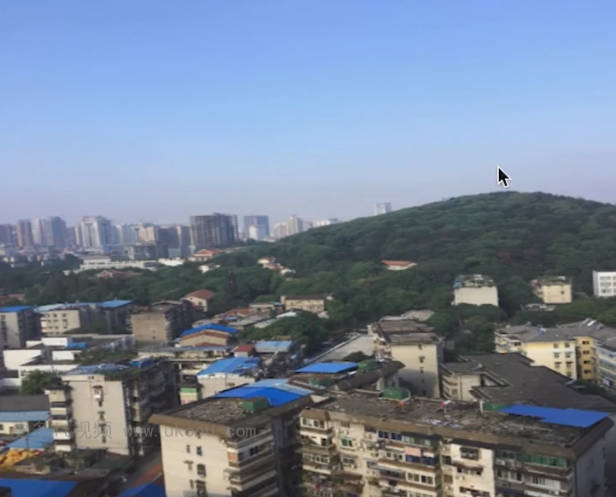
#> input picture tezhengdainjianche/5.jpg, 616 x 497 px
$ python cheshi.py
#> lines starting #> are read from the running program, lines starting #| are printed output that depends on the picture
import cv2
import numpy as np
def get_homo(img1,img2):
    #创建特征转换对象
    sift = cv2.xfeatures2d.SIFT_create()
    #获取特征点和描述子
    k1,d1 = sift.detectAndCompute(img1,None)
    k2,d2 = sift.detectAndCompute(img2,None)
    #创建特征匹配器
    bf = cv2.BFMatcher()
    #使用描述子进行一对多的描述子匹配
    maches = bf.knnMatch(d1,d2,k=2)
    #筛选有效的特征描述子存入数组中
    verify_matches = []
    for m1,m2 in maches:
        if m1.distance <0.8*m2.distance:
            verify_matches.append(m1)
    #单应性矩阵需要最低四个特征描述子坐标点进行计算，判断数组中是否有足够,这里设为6更加充足
    if len(verify_matches) > 6:
        #存放求取单应性矩阵所需的img1和img2的特征描述子坐标点
        img1_pts = []
        img2_pts = []
        for m in verify_matches:
        #通过使用循环获取img1和img2图像优化后描述子所对应的特征点
            img1_pts.append(k1[m.queryIdx].pt)
            img2_pts.append(k2[m.trainIdx].pt)
        #得到的坐标是[(x1,y1),(x2,y2),....]
        #计算需要的坐标格式：[[x1,y1],[x2,y2],....]所以需要转化
        img1_pts = np.float32(img1_pts).reshape(-1,1,2)
        img2_pts = np.float32(img2_pts).reshape(-1,1,2)
        #计算单应性矩阵用来优化特征点
        H,mask = cv2.findHomography(img1_pts,img2_pts,cv2.RANSAC,5.0)
        return H
    else:
        print("error")

def stitch_image(img1,img2,H):
    #1、获得每张图片的四个角点
    #2、对图片进行变换，（单应性矩阵使）
    #3、创建大图，将两张图拼接到一起
    #4、将结果输出
    #获取原始图的高、宽
    h1,w1 = img1.shape[:2]
    h2,w2 = img2.shape[:2]
    #获取四个点的坐标，变换数据类型便于计算
    img1_dims = np.float32([[0,0],[0,h1],[h1,w1],[w1,0]]).reshape(-1,1,2)
    img2_dims = np.float32([[0,0],[0,h2],[h2,w2],[w2,0]]).reshape(-1,1,2)
    #获取根据单应性矩阵透视变换后的图像四点坐标
    img1_transform = cv2.perspectiveTransform(img1_dims,H)
    #img2_transform = cv2.perspectiveTransform(img2_dims,H)

    #合并矩阵  获取最大x和最小x，最大y和最小y  根据最大最小计算合并后图像的大小；
    # #计算方式： 最大-最小
    result_dims = np.concatenate((img2_dims,img1_transform),axis = 0)

    #使用min获取横向最小坐标值，ravel将二维转换为一维，强转为int型，
    # 最小-0.5，最大+0.5防止四舍五入造成影响
    [x_min,y_min] = np.int32(result_dims.min(axis=0).ravel()-0.5)
    [x_max,y_max] = np.int32(result_dims.max(axis=0).ravel()+0.5)
    #平移距离
    transform_dist = [-x_min, -y_min]
    #齐次变换矩阵
    transform_arary = np.array([[1,0,transform_dist[0]],
                                [0,1,transform_dist[1]],
                                [0,0,1]])
    #输出图像的尺寸
    ww = x_max-x_min
    hh = y_max-y_min
    #透视变换实现平移
    result_img = cv2.warpPerspective(img1,transform_arary.dot(H),(ww,hh))
    #将img2添加进平移后的图像
    result_img[transform_dist[1]:transform_dist[1]+h2,
                transform_dist[0]:transform_dist[0]+w2] = img2
    return result_img


#读取两张图片
img1 = cv2.imread("5.jpg")
#> img1 is the input picture: shape (497, 616, 3); mean B, G, R 153.5, 133.5, 119.9
img2 = cv2.imread("6.jpg")
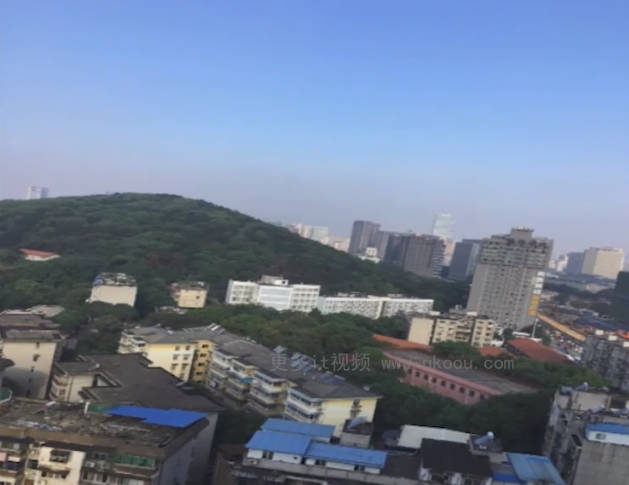
#> input picture tezhengdainjianche/6.jpg, 629 x 485 px
#> img2 is the input picture: shape (485, 629, 3); mean B, G, R 152.8, 128.3, 113.6

H = get_homo(img1, img2)
#> in get_homo, `k1,d1 = sift.detectAndCompute(img1,None)`: k1 = 2045 keypoints; strongest (x, y, size): (502, 176, 5.4), (204, 268, 4.6), (486, 456, 9.7), (454, 451, 9.3)
#> in get_homo, `k2,d2 = sift.detectAndCompute(img2,None)`: k2 = 1471 keypoints; strongest (x, y, size): (77, 458, 9.6), (190, 298, 16.6), (44, 455, 10.6), (277, 295, 24.4)
#> in get_homo, `maches = bf.knnMatch(d1,d2,k=2)`: maches = 2045 matches
#> in get_homo, `maches = bf.knnMatch(d1,d2,k=2)`:
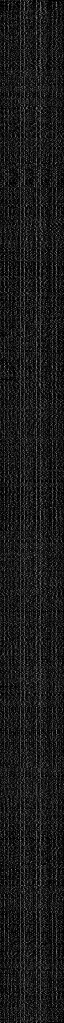
#> d1: shape (2045, 128) float32 (shown at 1/2 size); min 0, max 230, mean 26.1
#> after the loop in get_homo, `for m1,m2 in maches:`: verify_matches = 262 matches
#> after the loop in get_homo, `for m in verify_matches:`: img1_pts = 262 pairs, first value 37.4 to 611.6, second value 182.8 to 478.7; img2_pts = 262 pairs, first value 7.6 to 617, second value 190.8 to 480.5
#> in get_homo, `img1_pts = np.float32(img1_pts).reshape(-1,1,2)`: img1_pts = 262 rows, first 8: [37.4, 352.5], [45.9, 373.9], [55.08, 315.4], [66.42, 448.1], [69.41, 461.5], [77.65, 242], [79.55, 228.4], [80.65, 269.7]
#> in get_homo, `img2_pts = np.float32(img2_pts).reshape(-1,1,2)`: img2_pts = 262 rows, first 8: [575, 317.2], [348.1, 289.4], [199.8, 364.3], [267.8, 400.5], [91.71, 391.3], [222.5, 375.6], [459, 326.7], [122.4, 427]
#> in get_homo, `H,mask = cv2.findHomography(img1_pts,img2_pts,cv2.RANSAC,5.0)`: H = [[1.6, -0.435, -467.8], [0.413, 1.42, -189.7], [0.00103, -0.000146, 1]]; mask = 262 values, max 1 at index 38, min 0 at index 0, mean 0.817
result_img = stitch_image(img1, img2, H)
#> in stitch_image, `img1_transform = cv2.perspectiveTransform(img1_dims,H)`: img1_transform = [[-467.8, -189.7], [-737.7, 555.5], [40.81, 625], [315.7, 39.72]]
#> in stitch_image, `result_dims = np.concatenate((img2_dims,img1_transform),axis = 0)`: result_dims = [[0, 0], [0, 485], [485, 629], [629, 0], [-467.8, -189.7], [-737.7, 555.5], [40.81, 625], [315.7, 39.72]]
#> in stitch_image, `[x_min,y_min] = np.int32(result_dims.min(axis=0).ravel()-0.5)`: x_min = -738; y_min = -190
#> in stitch_image, `[x_max,y_max] = np.int32(result_dims.max(axis=0).ravel()+0.5)`: x_max = 629
#> in stitch_image, `transform_dist = [-x_min, -y_min]`: transform_dist = [738, 190]
#> in stitch_image, `transform_arary = np.array([[1,0,transform_dist[0]], [0,1,transform_di..`: transform_arary = [[1, 0, 738], [0, 1, 190], [0, 0, 1]]
#> in stitch_image, `ww = x_max-x_min`: ww = 1367
#> in stitch_image, `hh = y_max-y_min`: hh = 819
#> in stitch_image, `result_img = cv2.warpPerspective(img1,transform_arary.dot(H),(ww,hh))`:
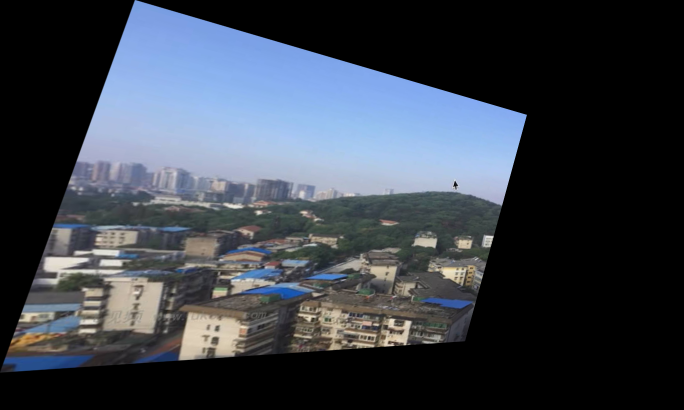
#> result_img: shape (819, 1367, 3) (shown at 1/2 size); mean B, G, R 72.7, 63.2, 57.2
#> in stitch_image, `result_img[transform_dist[1]:transform_dist[1]+h2, transform_dist[0]:t..`:
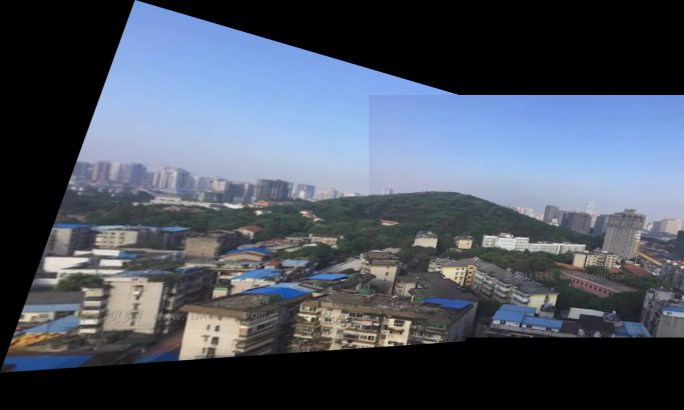
#> result_img: shape (819, 1367, 3) (shown at 1/2 size); mean B, G, R 97.4, 83.4, 75.1

if (img1 is None) or (img2 is None):
    print("路径问题")
else:
    img1 = cv2.resize(img1,(640, 480))
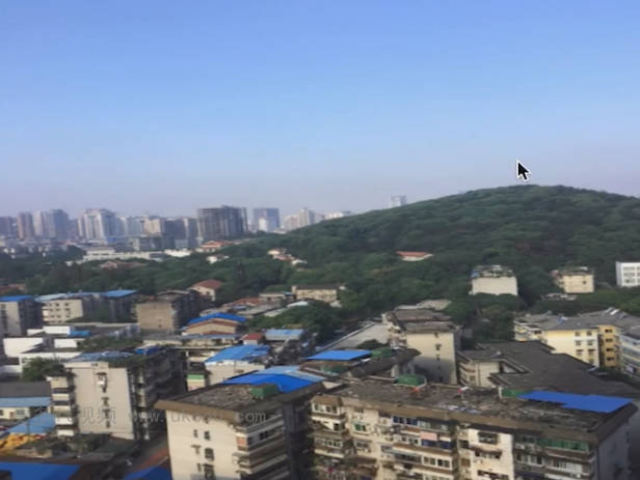
#> img1: shape (480, 640, 3); mean B, G, R 153.4, 133.4, 119.8
    img2 = cv2.resize(img2,(640, 480))
#> img2: shape (480, 640, 3)
    #把数据压到栈中
    inputs = np.hstack((img1,img2))
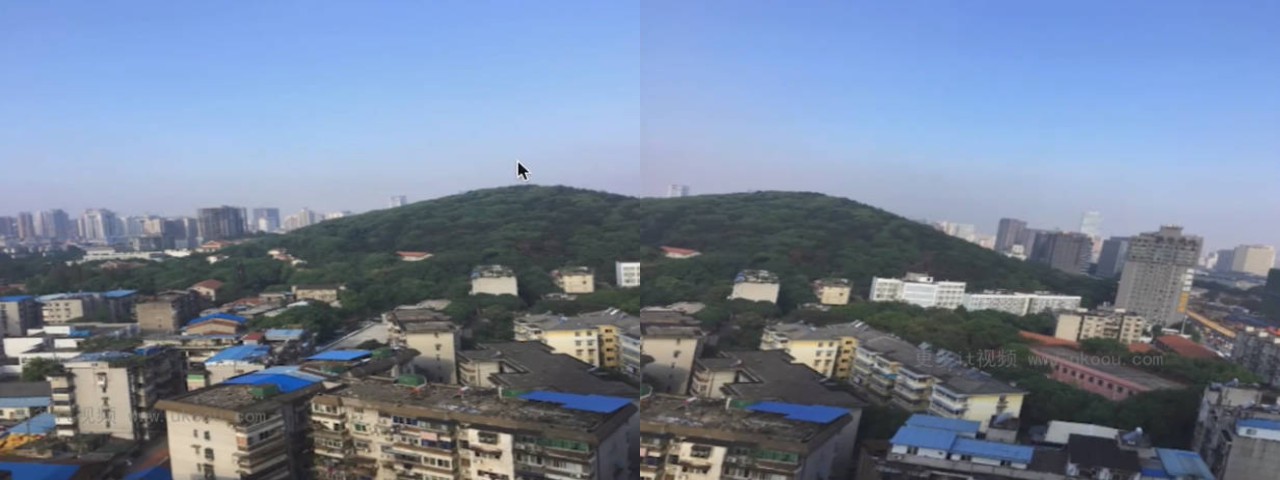
#> inputs: shape (480, 1280, 3); mean B, G, R 153.1, 130.8, 116.7
    cv2.imshow('input img',result_img)
    cv2.waitKey()
